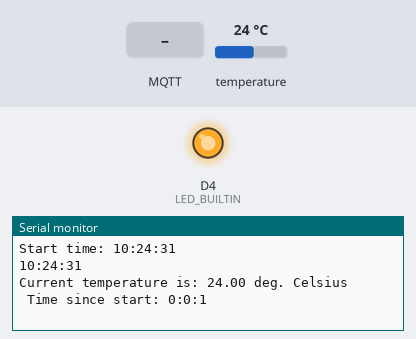
Bench run of a program on a simulated ESP8266 (Wemos D1 mini). Shown: output pins drawn as LEDs (lit = HIGH, except the on-board LED, lit = LOW), the last lines printed to the serial monitor. The inputs (shaded band) are chosen by the test bench; at power-on: temperature 24 °C. WiFi joins after 1.5 s; servers stay silent unless stated; network time is answered at once with the bench clock; the local clock reads 2024-03-15 10:24:30 at power-on unless the program sets it; no MQTT or app messages arrive unless stated.

Above: at 2.7 s.
2.8 s: MQTT message "1" arrives on the first subscribed topic
At 4.5 s:
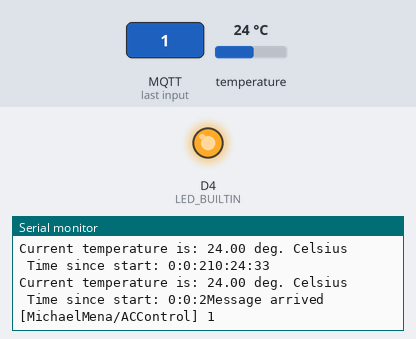
5.3 s: MQTT message "on" arrives on the first subscribed topic
At 6.1 s:
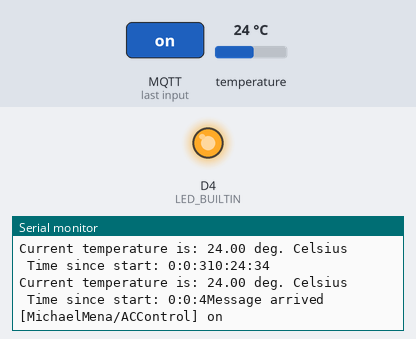
6.9 s: MQTT message "off" arrives on the first subscribed topic
At 7.6 s:
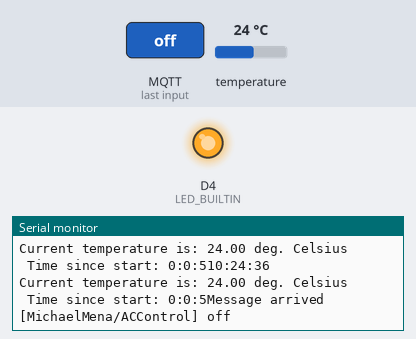

The program:

main.cpp
```cpp
// ******************************************************************
// Dallas Semiconductor DS18B20 Temperature Sensor Demo Program
// COMP-10184
// Mohawk College

// library for Arduino framework
#include <Arduino.h>
// 1-Wire sensor communication libary
#include <OneWire.h>
// DS18B20 sensor library
#include <DallasTemperature.h>

#include <NTPClient.h>
// change next line to use with another board/shield
#include <ESP8266WiFi.h>
//#include <WiFi.h> // for WiFi shield
//#include <WiFi101.h> // for WiFi 101 shield or MKR1000
#include <WiFiUdp.h>

#include <PubSubClient.h>

const char *ssid = "Mohawk-IoT";
const char *password = "IoT@MohawK1";

WiFiUDP ntpUDP;
NTPClient timeClient(ntpUDP);

// Pin that the  DS18B20 is connected to
const int oneWireBus = D3;

// Setup a oneWire instance to communicate with any OneWire devices
OneWire oneWire(oneWireBus);

// Pass our oneWire reference to Dallas Temperature sensor
DallasTemperature DS18B20(&oneWire);

WiFiServer server(80);

// interface to ThingSpeak MQTT interface
const char *mqttServer = "test.mosquitto.org"; // main
// const char* mqttServer = "broker.hivemq.com"; // alternate
const uint16_t mqttPort = 1883;
char mqttUserName[] = "";
char mqttPass[] = "";
char clientID[] = "mqtt-explorer-8dffed1d";
// WiFi client
WiFiClient client;
// MQTT publish/subscribe client

PubSubClient mqttClient(client);


int startHour;
int startMinute;
int startSecond;
long startEpoch;
int hour;
int minute;
int second;
long epoch;
long timeSince;


void subCallBack(char* topic, byte* payload, unsigned int length) {
  Serial.print("Message arrived [");
  Serial.print(topic);
  Serial.print("] ");
  for (int i=0;i<length;i++) {
    Serial.print((char)payload[i]);
  }
  Serial.println();
}

void updateMQTT()
{
  String acTopic = "MichaelMena/ACControl";
  String tempTopic = "MichaelMena/temp";
  String timeTopic = "MichaelMena/time";
  if (mqttClient.connected())
  {
    mqttClient.subscribe("MichaelMena/ACControl");
    float fTemp;
    DS18B20.requestTemperatures();

    // fetch the temperature.  We only have 1 sensor, so the index is 0.
    fTemp = DS18B20.getTempCByIndex(0);

    // print the temp to the USB serial monitor
    Serial.println("\nCurrent temperature is: " + String(fTemp) + " deg. Celsius");

    epoch = timeClient.getEpochTime();
    timeSince = epoch - startEpoch;

    hour = ((timeSince / 60) / 60) % 24;
    minute = (timeSince / 60) % 60;
    second = timeSince % 60;

    Serial.print("\n Time since start: ");
    Serial.print(hour);
    Serial.print(":");
    Serial.print(minute);
    Serial.print(":");
    Serial.print(second);
    String timeSinceString = "Time since start: " + String(hour) + ":" + String(minute) + ":" + String(second);

if(timeSince > 5){}
    mqttClient.publish(tempTopic.c_str(), String(fTemp).c_str());
    mqttClient.publish(timeTopic.c_str(), String(timeSinceString).c_str());

  }
  else if (!mqttClient.connected())
  {
    mqttClient.connect(clientID, mqttUserName, mqttPass);

  }
}

void setup()
{
  // configure the USB serial monitor
  Serial.begin(115200);

  // Start the DS18B20 sensor
  DS18B20.begin();
  pinMode(LED_BUILTIN, OUTPUT);

  WiFi.begin(ssid, password);

  WiFi.begin(ssid, password);
  while (WiFi.status() != WL_CONNECTED)
  {
    delay(500);
    Serial.print(".");
  }
  Serial.println(" connected");
  Serial.printf("Web server started, open %s in a web browser\n",
                WiFi.localIP().toString().c_str());

  timeClient.begin();
  timeClient.update();

  mqttClient.setServer(mqttServer, mqttPort);

  mqttClient.setCallback(subCallBack);

  startHour = timeClient.getHours();
  startMinute = timeClient.getMinutes();
  startSecond = timeClient.getSeconds();

  startEpoch = timeClient.getEpochTime();

  Serial.println("Start time: " + String(startHour) + ":" + String(startMinute) + ":" + String(startSecond));
}


// digitalWrite(LED_BUILTIN, true);

void loop()
{
  updateMQTT();

  WiFiClient client = server.available();

  timeClient.update();

  Serial.println(timeClient.getFormattedTime());

  updateMQTT();
  mqttClient.loop();
  /*
    if (client)
    {
      Serial.println("\n>> Client connected");
      Serial.println(">> Client request:");
      while (client.connected())
      {

        // read line by line what the client (web browser) is requesting
        if (client.available())
        {
        }

        client.println("</table><footer><p>Author: Michael Mena student number 000817498<br><a href='www.github.com/pogoMena/WebServer'>Github repository</a></p></footer>");
        break;
      }
    }
    // keep read client request data (if any). After that, we can terminate
    // our client connection
    while (client.available())
    {
      client.read();
    }
    // close the connection:
    client.stop();
    Serial.println(">> Client disconnected");
    */
}
```

Measured:
- after the input at 2.8 s, the serial monitor: prints a new line after 1.1 s (image 1)
- after the input at 5.3 s, the serial monitor: prints a new line after 0.13 s (image 2)
- after the input at 6.9 s, the serial monitor: prints a new line after 0.07 s (image 3)
